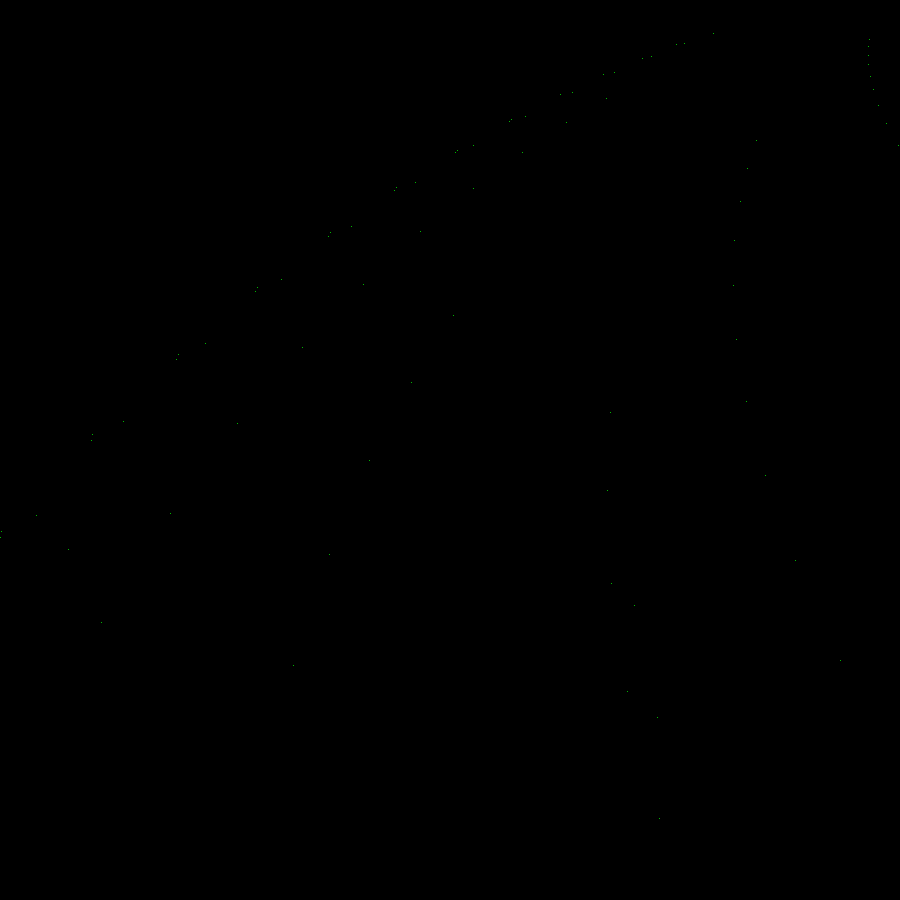
Frame 1 (no input)
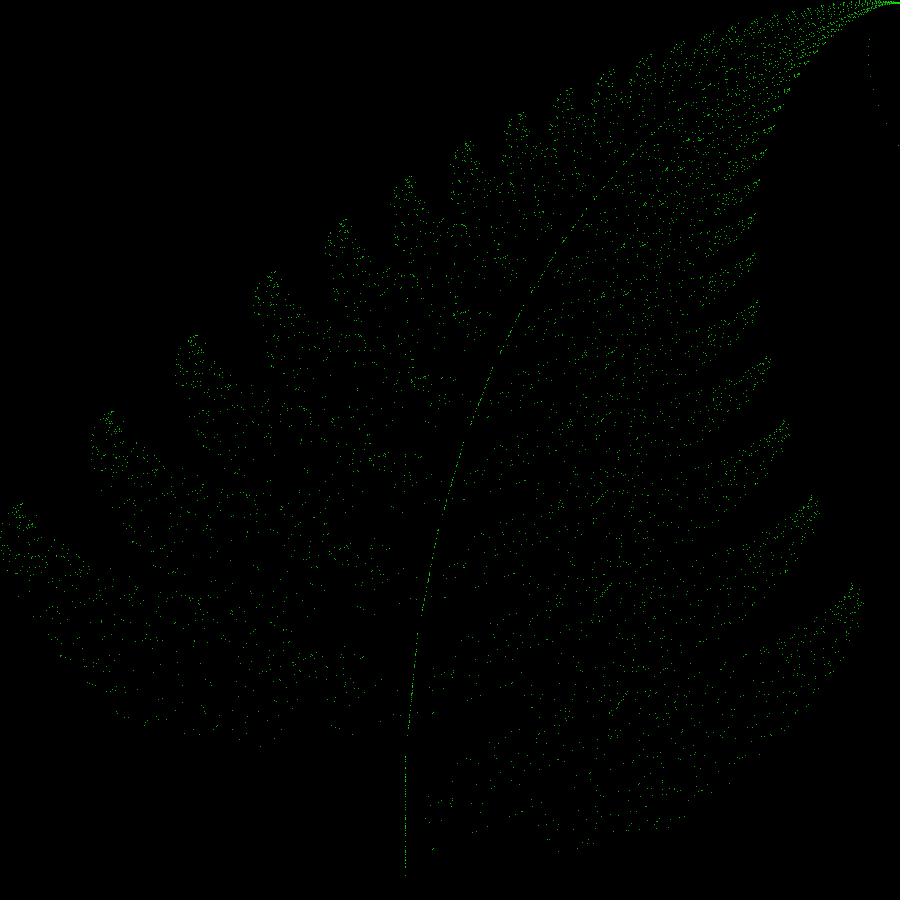
Frame 60 (the mouse pressed at the canvas centre just before this capture)
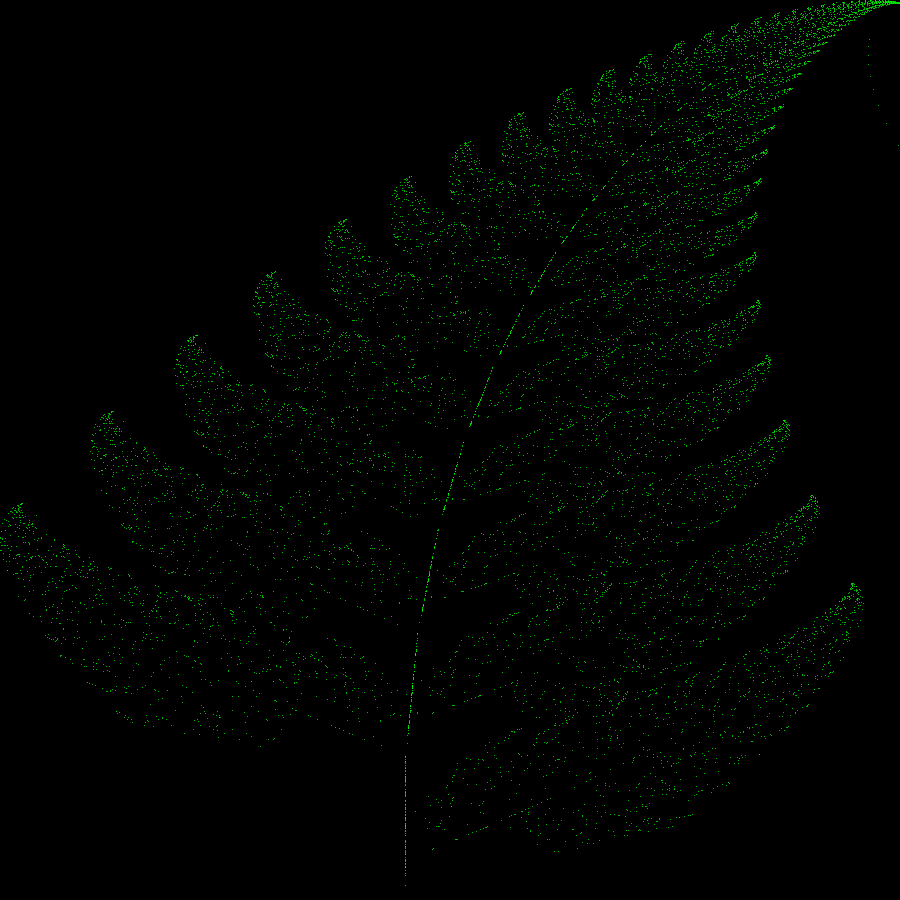
Frame 120 (the mouse held since frame 60 and released just before this capture)

The Processing sketch that drew these frames (run headless with seeded random() and noise(); from frame 60 on, the mouse is pressed at the canvas centre):

// Processing sketch: fern
// ── fern.pde
float x = 0;
float y = 0;

void setup() {
  size(900, 900);
  background(0);
  x = width/2;
  y = height/2;
}

void draw() {
  for (int i = 0; i < 100; i++) {
    stroke(0, 255, 0);
    strokeWeight(1);
    float px = map(x, -2.1820, 2.6558, 0, width);
    float py = map(y, 0, 9.9983, height, 0);
    point(px, py);
    fern();
  }
}

void fern() {
  float r = random(1);
  float nextX = 0;
  float nextY = 0;
  if (r < 0.01) {
    nextX += 0 * x + 0 * y;
    nextY += 0 * x + 0.16 * y;
  } else if (r < 0.85) {
    nextX += 0.85 * x + 0.04 * y;
    nextY += -0.04 * x + 0.85 * y + 1.6;
  } else if (r < 0.92) {
    nextX += 0.2 * x + -0.26 * y;
    nextY += 0.23 * x + 0.22 * y + 1.6;
  } else {
    nextX += -0.15 * x + 0.28 * y;
    nextY += 0.26 * x + 0.24 * y + 0.44;
  }
  
  x = nextX;
  y = nextY;
}
